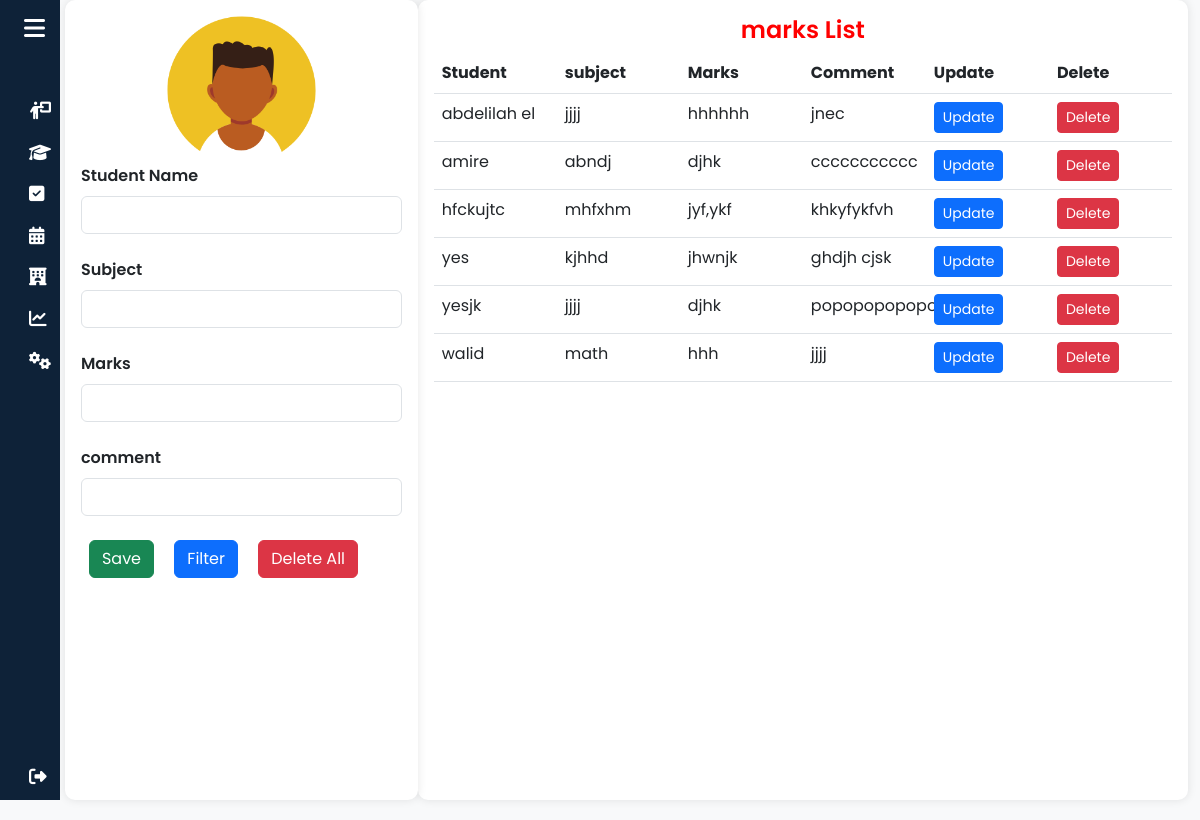
The page /marks.php (signed in) on the database its author committed.
### tables this page shows
CREATE TABLE `marks` (
  `id` int(11) NOT NULL,
  `NStudent` varchar(255) NOT NULL,
  `Subject` varchar(255) NOT NULL,
  `Marks` varchar(255) NOT NULL,
  `Comment` varchar(255) NOT NULL
);

### marks.php (the view, shortened to what this page needs)
<?php
require_once 'config.php';
$sqlstate = $pdo->query('SELECT * FROM marks');
$marks = $sqlstate->fetchAll(PDO::FETCH_ASSOC);
?>
<!DOCTYPE html>
<html lang="en">
<head>
    <link href="https://cdn.lineicons.com/4.0/lineicons.css" rel="stylesheet" />
    <link href="https://cdn.jsdelivr.net/npm/bootstrap@5.3.0-alpha3/dist/css/bootstrap.min.css" rel="stylesheet">
    <link rel="stylesheet" href="css/sidebar.css">
    <link rel="stylesheet" href="css/form.css">
</head>
<body>
    <div class="container-fluid">
        <div class="wrapper d-flex">
            <aside id="sidebar">
                <div class="d-flex">
                    <button class="toggle-btn" type="button">
                        <i class="fa-sharp fa-solid fa-bars"></i>
                    </button>
                </div>
                <ul class="sidebar-nav">
                    <li class="sidebar-item">
                        <a href="teachers.php" class="sidebar-link">
                            <i class="fa-solid fa-person-chalkboard"></i>
                        </a>
                    </li>
                    <li class="sidebar-item">
                        <a href="students.php" class="sidebar-link">
                            <i class="fa-solid fa-graduation-cap"></i>
                        </a>
                    </li>
                    <li class="sidebar-item">
                        <a href="marks.php" class="sidebar-link">
                            <i class="fa-solid fa-square-check"></i>
                        </a>
                    </li>
                    <li class="sidebar-item">
                        <a href="schedules.php" class="sidebar-link">
                            <i class="fa-solid fa-calendar-days"></i>
                        </a>
                    </li>
                    <li class="sidebar-item">
                        <a href="marks.php" class="sidebar-link">
                            <i class="fa-solid fa-hotel"></i>
                        </a>
                    </li>
                    <li class="sidebar-item">
                        <a href="dash.php" class="sidebar-link">
                            <i class="fa-solid fa-chart-line"></i>
                        </a>
                    </li>
                    <li class="sidebar-item">
                        <a href="setting.php" class="sidebar-link">
                            <i class="fa-solid fa-gears"></i>
                        </a>
                    </li>
                </ul>
                <div class="sidebar-footer">
                    <a href="logout.php" class="sidebar-link">
                        <i class="fa-solid fa-right-from-bracket"></i>
                    </a>
                </div>
            </aside>
            <div class="main p-3 width8hu">
                <h1 class="text-center red-text">marks List</h1>
                <div class="table-responsive">
                    <table class="table"style="table-layout: fixed;">
                        <thead>
                            <tr>
                                <th scope="col">Student</th>
                                <th scope="col">subject</th>
                                <th scope="col">Marks</th>
                                <th scope="col">Comment</th>
                                <th scope="col">Update</th>
                                <th scope="col">Delete</th>
                            </tr>
                        </thead>
                        <tbody>
                            <?php
                            foreach ($marks as $st) {
                            ?>
                                <tr>
                                    <td><?= $st['NStudent'] ?></td>
                                    <td><?= $st['Subject'] ?></td>
                                    <td><?= $st['Marks'] ?></td>
                                    <td><?= $st['Comment'] ?></td>
                                    <td>
                                        <button type="button" class="btn btn-primary btn-sm btn-block" data-bs-toggle="modal" data-bs-target="#editTeacherModal<?= $st['id'] ?>">
                                            Update
                                        </button>
                                    </td>
                                    <form method="post">
                                        <td>
                                            <button class="btn btn-danger btn-sm btn-block" type="submit" name="delete_row">Delete</button>
                                        </td>
                                    </form>
                                </tr>
                            <?php
                            }
                            ?>
                        </tbody>
                    </table>
                </div>
            </div>
            <div class="main p-3 width">
                <div class="row justify-content-center">
                    <div class="col-md-6 text-center">
                        <img src="image/5.png" class="wd img-fluid d-block mx-auto" alt="Centered Image" style="width: 200px;">
                    </div>
                </div>
                <form method="post">
                    <div data-mdb-input-init class="form-outline mb-4">
                        <label class="form-label">Student Name</label>
                        <input type="text" class="form-control" name="sname" />
                    </div>
                    <div data-mdb-input-init class="form-outline mb-4">
                        <label class="form-label">Subject</label>
                        <input type="text" class="form-control" name="subject" />
                    </div>
                    <div data-mdb-input-init class="form-outline mb-4">
                        <label class="form-label">Marks</label>
                        <input type="text" class="form-control" name="markss" />
                    </div>
                    <div data-mdb-input-init class="form-outline mb-4">
                        <label class="form-label">comment</label>
                        <input type="text" class="form-control" name="comment" />
                    </div>
                    <div class="d-flex justify-content-center">
                        <button type="submit" class="btn btn-success mx-2" name="save">Save</button>
                        <button type="submit" class="btn btn-primary mx-2" name="filter_submit">Filter</button>
                        <button type="submit" class="btn btn-danger mx-2" name="delete_all">Delete All</button>
                    </div>
                </form>
            </div>
        </div>
    </div>
</body>
</html>

### css/sidebar.css (style rules this page uses)
a { text-decoration: none; }
li { list-style: none; }
h1 { font-weight: 600; font-size: 1.5rem; }
body { font-family: 'Poppins', sans-serif; }
.wrapper { display: flex; }
.main { min-height: 100vh; width: 100%; overflow: hidden; transition: all 0.35s ease-in-out; background-color: #fafbfe; }
#sidebar { width: 5%; z-index: 1000; transition: all .25s ease-in-out; background-color: #0e2238; display: flex; flex-direction: column; position: fixed; top: 0%; left: 0%; z-index: 10; height: 100vh; }
.toggle-btn { background-color: transparent; cursor: pointer; border: 0; padding: 1rem 1.5rem; }
body a { color: #FFF; }
.toggle-btn i { font-size: 1.5rem; color: #FFF; }
.sidebar-nav { padding: 2rem 0; flex: 1 1 auto; }
a.sidebar-link { padding: .625rem 1.625rem; color: #FFF; display: block; font-size: 0.9rem; white-space: nowrap; border-left: 3px solid transparent; }
.sidebar-link i { font-size: 1.1rem; margin-right: .75rem; }
.sidebar-item { position: relative; }

### css/form.css (style rules this page uses)
body { background-color: #f8f9fa; }
.main { background-color: #fff; border-radius: 10px; box-shadow: 0 0 10px rgba(0, 0, 0, 0.1); padding: 20px; margin-bottom: 20px; }
.form-label { font-weight: 600; }
.width { width: 30%; float: right; }
.width8hu { width: calc(100% - 34.5%); float: right; }
.d-flex { display: unset !important; }

### marks.php (style rules this page uses)
.red-text { color: red; }

### rows shown on the page
marks: NStudent "abdelilah el", Subject "jjjj", Marks "hhhhhh", Comment "jnec"
marks: NStudent "amire", Subject "abndj", Marks "djhk", Comment "ccccccccccc"
marks: NStudent "hfckujtc", Subject "mhfxhm", Marks "jyf,ykf", Comment "khkyfykfvh"
marks: NStudent "yes", Subject "kjhhd", Marks "jhwnjk", Comment "ghdjh cjsk"
marks: NStudent "yesjk", Subject "jjjj", Marks "djhk", Comment "popopopopopopopo"
marks: NStudent "walid", Subject "math", Marks "hhh", Comment "jjjj"
